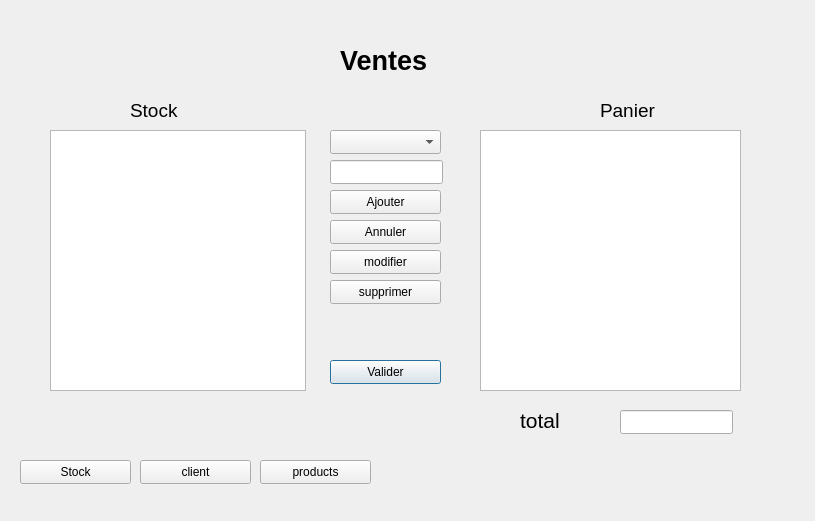
<?xml version="1.0" encoding="UTF-8"?>
<ui version="4.0">
 <class>Dialog</class>
 <widget class="QDialog" name="Dialog">
  <property name="geometry">
   <rect>
    <x>0</x>
    <y>0</y>
    <width>815</width>
    <height>521</height>
   </rect>
  </property>
  <property name="windowTitle">
   <string>Dialog</string>
  </property>
  <widget class="QPushButton" name="pushButton_8">
   <property name="geometry">
    <rect>
     <x>330</x>
     <y>360</y>
     <width>111</width>
     <height>24</height>
    </rect>
   </property>
   <property name="text">
    <string>Valider</string>
   </property>
  </widget>
  <widget class="QLabel" name="label_2">
   <property name="geometry">
    <rect>
     <x>520</x>
     <y>400</y>
     <width>91</width>
     <height>41</height>
    </rect>
   </property>
   <property name="font">
    <font>
     <pointsize>16</pointsize>
     <bold>false</bold>
    </font>
   </property>
   <property name="text">
    <string>total</string>
   </property>
  </widget>
  <widget class="QLabel" name="label_4">
   <property name="geometry">
    <rect>
     <x>130</x>
     <y>90</y>
     <width>91</width>
     <height>41</height>
    </rect>
   </property>
   <property name="font">
    <font>
     <pointsize>14</pointsize>
     <bold>false</bold>
    </font>
   </property>
   <property name="text">
    <string>Stock</string>
   </property>
  </widget>
  <widget class="QListView" name="listView_2">
   <property name="geometry">
    <rect>
     <x>50</x>
     <y>130</y>
     <width>256</width>
     <height>261</height>
    </rect>
   </property>
  </widget>
  <widget class="QPushButton" name="pushButton_5">
   <property name="geometry">
    <rect>
     <x>20</x>
     <y>460</y>
     <width>111</width>
     <height>24</height>
    </rect>
   </property>
   <property name="text">
    <string>Stock</string>
   </property>
  </widget>
  <widget class="QLabel" name="label_3">
   <property name="geometry">
    <rect>
     <x>600</x>
     <y>90</y>
     <width>91</width>
     <height>41</height>
    </rect>
   </property>
   <property name="font">
    <font>
     <pointsize>14</pointsize>
     <bold>false</bold>
    </font>
   </property>
   <property name="text">
    <string>Panier</string>
   </property>
  </widget>
  <widget class="QPushButton" name="pushButton">
   <property name="geometry">
    <rect>
     <x>330</x>
     <y>190</y>
     <width>111</width>
     <height>24</height>
    </rect>
   </property>
   <property name="text">
    <string>Ajouter</string>
   </property>
  </widget>
  <widget class="QLabel" name="label">
   <property name="geometry">
    <rect>
     <x>340</x>
     <y>40</y>
     <width>91</width>
     <height>41</height>
    </rect>
   </property>
   <property name="font">
    <font>
     <pointsize>20</pointsize>
     <bold>true</bold>
    </font>
   </property>
   <property name="text">
    <string>Ventes</string>
   </property>
  </widget>
  <widget class="QLineEdit" name="lineEdit_2">
   <property name="geometry">
    <rect>
     <x>620</x>
     <y>410</y>
     <width>113</width>
     <height>24</height>
    </rect>
   </property>
  </widget>
  <widget class="QPushButton" name="pushButton_3">
   <property name="geometry">
    <rect>
     <x>330</x>
     <y>250</y>
     <width>111</width>
     <height>24</height>
    </rect>
   </property>
   <property name="text">
    <string>modifier</string>
   </property>
  </widget>
  <widget class="QPushButton" name="pushButton_4">
   <property name="geometry">
    <rect>
     <x>330</x>
     <y>280</y>
     <width>111</width>
     <height>24</height>
    </rect>
   </property>
   <property name="text">
    <string>supprimer</string>
   </property>
  </widget>
  <widget class="QPushButton" name="pushButton_6">
   <property name="geometry">
    <rect>
     <x>260</x>
     <y>460</y>
     <width>111</width>
     <height>24</height>
    </rect>
   </property>
   <property name="text">
    <string>products</string>
   </property>
  </widget>
  <widget class="QLineEdit" name="lineEdit">
   <property name="geometry">
    <rect>
     <x>330</x>
     <y>160</y>
     <width>113</width>
     <height>24</height>
    </rect>
   </property>
  </widget>
  <widget class="QComboBox" name="comboBox">
   <property name="geometry">
    <rect>
     <x>330</x>
     <y>130</y>
     <width>111</width>
     <height>24</height>
    </rect>
   </property>
  </widget>
  <widget class="QListView" name="listView">
   <property name="geometry">
    <rect>
     <x>480</x>
     <y>130</y>
     <width>261</width>
     <height>261</height>
    </rect>
   </property>
  </widget>
  <widget class="QPushButton" name="pushButton_2">
   <property name="geometry">
    <rect>
     <x>330</x>
     <y>220</y>
     <width>111</width>
     <height>24</height>
    </rect>
   </property>
   <property name="text">
    <string>Annuler</string>
   </property>
  </widget>
  <widget class="QPushButton" name="pushButton_7">
   <property name="geometry">
    <rect>
     <x>140</x>
     <y>460</y>
     <width>111</width>
     <height>24</height>
    </rect>
   </property>
   <property name="text">
    <string>client</string>
   </property>
  </widget>
 </widget>
 <resources/>
 <connections/>
</ui>
